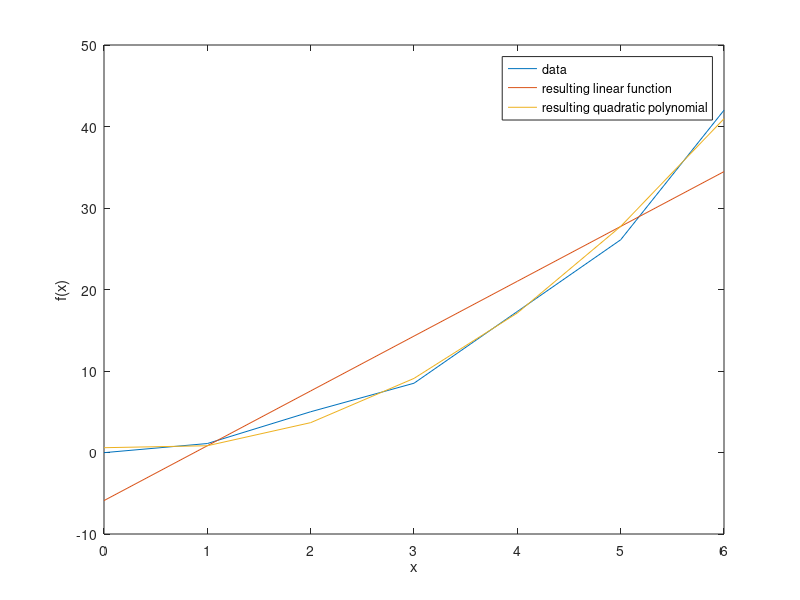

This chart was generated by the following MATLAB code:
A = [[1,0];[1,1];[1,2];[1,3];[1,4];[1,5];[1,6]];
A1 = [[1,0,0];[1,1,1];[1,2,4];[1,3,9];[1,4,16];[1,5,25];[1,6,36]];
B = [-0.02;1.1;5.0;8.5;17.3;26.1;42];
[Q,R] = qr(A);
[Q1,R1] = qr(A1);
X = pinv(R)*Q'*B;
X1 = pinv(R1)*Q1'*B;
for n = 1:7
    y(n) = X(1)+(X(2)*A(n,2));
    y1(n) = X1(1)+(X1(2)*A1(n,2))+(X1(3)*(A1(n,3)));
end
plot(A(:,2),B,A(:,2),y,A(:,2),y1)
legend('data','resulting linear function','resulting quadratic polynomial')
xlabel('x')
ylabel('f(x)')

